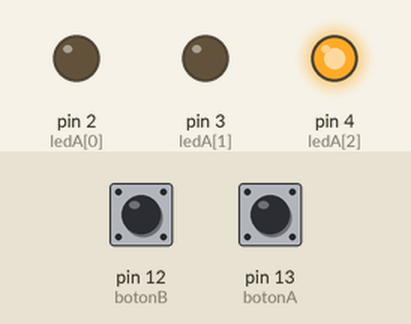
Bench run of a program on a simulated Arduino Uno, built with avr-gcc and run on an emulated ATmega328P. On the bench: output pins drawn as LEDs (lit = HIGH). The inputs (shaded band) are chosen by the test bench; at power-on: pin 12 (botonB) LOW, pin 13 (botonA) LOW.

Above: at 2.1 s.
At 9.8 s:
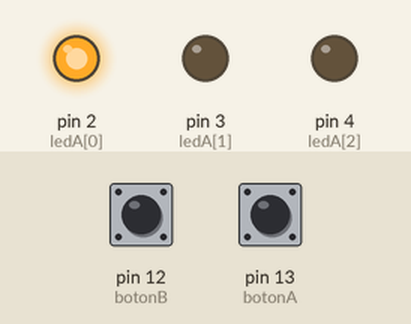
9.9 s: pin 12 (botonB) pulled HIGH for 3 s
At 10.8 s:
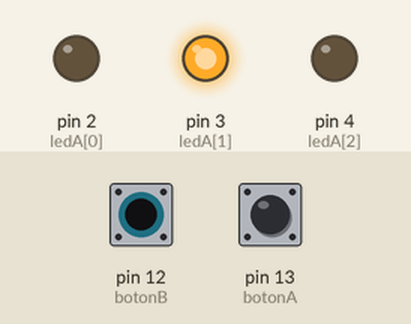
Timing chart, 0 to 20.4 s (numbered marks = the images above; inputs shaded):
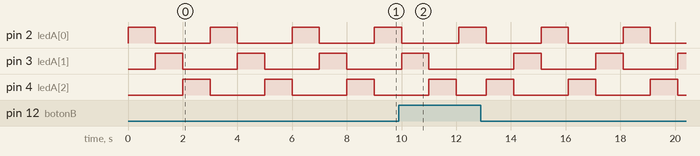

Measured:
- by itself, pin 2 (ledA[0]): alternates HIGH for 1.0 s and LOW for 2.0 s

The program:

main.cpp
```cpp
#include <Arduino.h>

void secuenciaA();
void secuenciaB();
int check(bool *ans);

int ledA[3] = {2, 3, 4};
int ledB[3] = {2, 4, 3};

int botonA = 13;
int botonB = 12;

bool ans = 0;

void setup()
{
  pinMode(botonA, INPUT);
  pinMode(botonB, INPUT);

  for (int i = 0; i < 3; i++)
  {
    pinMode(ledA[i], OUTPUT);

    digitalWrite(ledA[i], 0);
  }

}

void loop()
{
  secuenciaA();
  secuenciaB();
}

void secuenciaA()
{
  while(1)
  {
    for (int i = 0; i < 3; i++)
    {
      digitalWrite(ledA[i], 1);
      delay(1000);
      digitalWrite(ledA[i], 0);
    }

    if (check(&ans) == 1)
    {
      break;
    }
  }
}

void secuenciaB()
{
  while(1)
  {
    for (int i = 0; i < 3; i++)
    {
      digitalWrite(ledB[i], 1);
      delay(1000);
      digitalWrite(ledB[i], 0);
    }

    if (check(&ans) == 0)
    {
      break;
    }
  }
}

int check(bool *ans)
{

  if (digitalRead(botonA))
  {
    *ans = 0;
    delay(100);
  }
  else if (digitalRead(botonB))
  {
    *ans = 1;
    delay(100);
  }
  return *ans;
}
```
